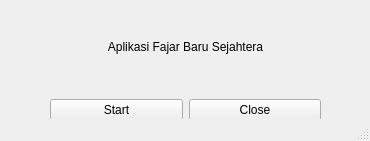
<?xml version="1.0" encoding="UTF-8"?>
<ui version="4.0">
 <class>MainWindow</class>
 <widget class="QMainWindow" name="MainWindow">
  <property name="geometry">
   <rect>
    <x>0</x>
    <y>0</y>
    <width>370</width>
    <height>141</height>
   </rect>
  </property>
  <property name="windowTitle">
   <string>MainWindow</string>
  </property>
  <widget class="QWidget" name="centralwidget">
   <widget class="QWidget" name="verticalLayoutWidget">
    <property name="geometry">
     <rect>
      <x>0</x>
      <y>0</y>
      <width>371</width>
      <height>121</height>
     </rect>
    </property>
    <layout class="QVBoxLayout" name="verticalLayout">
     <item>
      <widget class="QLabel" name="label">
       <property name="text">
        <string>Aplikasi Fajar Baru Sejahtera</string>
       </property>
       <property name="alignment">
        <set>Qt::AlignCenter</set>
       </property>
      </widget>
     </item>
     <item>
      <layout class="QHBoxLayout" name="horizontalLayout">
       <property name="leftMargin">
        <number>50</number>
       </property>
       <property name="rightMargin">
        <number>50</number>
       </property>
       <item>
        <widget class="QPushButton" name="pushButton_2">
         <property name="text">
          <string>Start</string>
         </property>
        </widget>
       </item>
       <item>
        <widget class="QPushButton" name="pushButton">
         <property name="text">
          <string>Close</string>
         </property>
        </widget>
       </item>
      </layout>
     </item>
    </layout>
   </widget>
  </widget>
  <widget class="QStatusBar" name="statusbar"/>
 </widget>
 <resources/>
 <connections/>
</ui>
